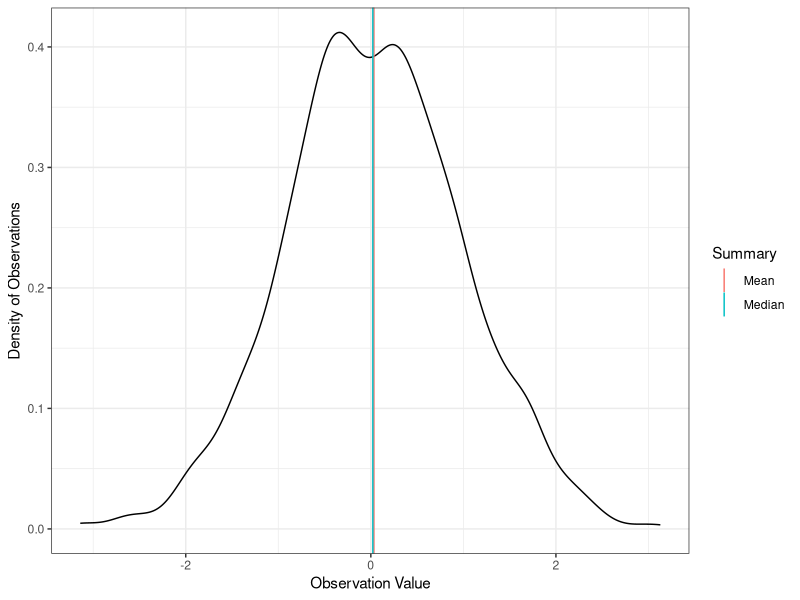
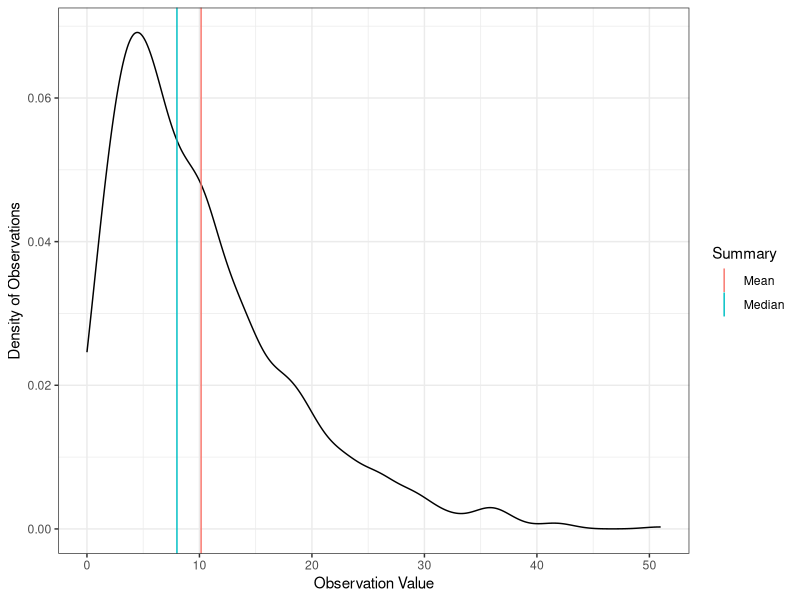

These figures' R source, in order:
## ---- chunk 1
#| message: false
library(MASS)
library(tidyverse)


normdat <- tibble(x = rnorm(1000)) %>%
  mutate(Mean = mean(x),
         Median = median(x)) %>%
  pivot_longer(cols = c(Mean, Median), names_to = "Summary") 

negbindat <- tibble(x = rnegbin(1000, mu = 10, theta = 2)) %>%
  mutate(Mean = mean(x),
         Median = median(x)) %>%
  pivot_longer(cols = c(Mean, Median), names_to = "Summary") 


ggplot(normdat, aes(x = x)) +
  geom_density() +
  geom_vline(aes(xintercept = value, color = Summary)) +
  labs(y = "Density of Observations", x = "Observation Value") +
  theme_bw()

## ---- chunk 2
ggplot(negbindat, aes(x = x)) +
  geom_density() +
  geom_vline(aes(xintercept = value, color = Summary)) +
  labs(y = "Density of Observations", x = "Observation Value") +
  theme_bw()

